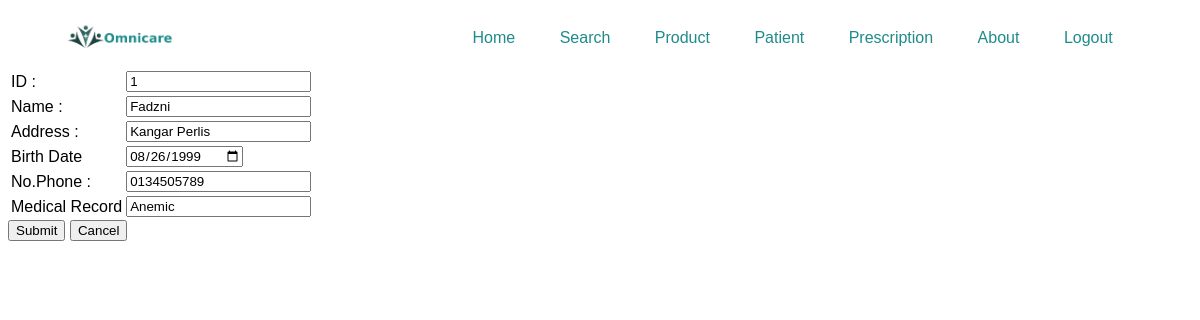
/nano_patient/1, run on the app's committed database.
### tables this page shows
CREATE TABLE "Patients" (
	"Pat_ID"	INTEGER NOT NULL PRIMARY KEY AUTOINCREMENT,
	"Pat_Name"	TEXT NOT NULL,
	"Pat_Address"	INTEGER NOT NULL,
	"Pat_DateBIrth"	TEXT NOT NULL,
	"Pat_PhoneNo"	TEXT NOT NULL,
	"Pat_Medrecord"	TEXT NOT NULL
);

### controller.py (the view)
@app.route('/nano_patient/<noID>')
def nano_p(noID):
	sudo = grep_patient(noID)
	return render_template('human.html',sudo=sudo)

### model.py (called while the page is built)
def grep_patient(noID):
	with sql.connect(fx) as db:
		qry = 'select * from Patients where Pat_ID=?'
		result = db.execute(qry,(noID,)).fetchone()
		return (result)

### templates/human.html
{% extends 'base.html' %}
{% block content %}
<div>
	<form action="/human" method="POST">
		<table>
			<tr>
				<td>ID :</td>
				<td>
					<input type="text" name="id" value="{{sudo[0]}}" readonly required>
				</td>
			</tr>
			<tr>
				<td>Name :</td>
				<td>
					<input type="text" name="name" value="{{sudo[1]}}" required>
				</td>
			</tr>
			<tr>
				<td>Address :</td>
				<td>
					<input type="text" name="address" value="{{sudo[2]}}" required>
				</td>
			</tr>
			<tr>
				<td>Birth Date</td>
				<td>
					<input type="date" name="bday" value="{{sudo[3]}}" required>
				</td>
			</tr>
			<tr>
				<td>No.Phone :</td>
				<td>
					<input type="number" name="nophone" value="{{sudo[4]}}" required>
				</td>
			</tr>
			<tr>
				<td>Medical Record</td>
				<td>
					<input type="text" name="medrec" value="{{sudo[5]}}" required>
				</td>
			</tr>
		</table>
		<button action="/human">Submit</button>
		<a href='/patient'>
			<button type="button">Cancel</button>
		</a>
	</form>
</div>
{% endblock %}

### static/css/pure.css (style rules this page uses)
* { font-family: 'Montserrat Alternates', sans-serif; }
.header li, a { color:#1F8B8B; text-decoration:none; font-size:16px; font-weight:500; }

### static/css/cssvs2g.css (style rules this page uses)
.main_container, .div_container, { display: flex; max-width: auto; flex-direction: column; align-items: center; justify-content: center; }

### data on the page
Patients: id "1", name "Fadzni", address "Kangar Perlis", bday "08/26/1999", nophone "0134505789", medrec "Anemic"
